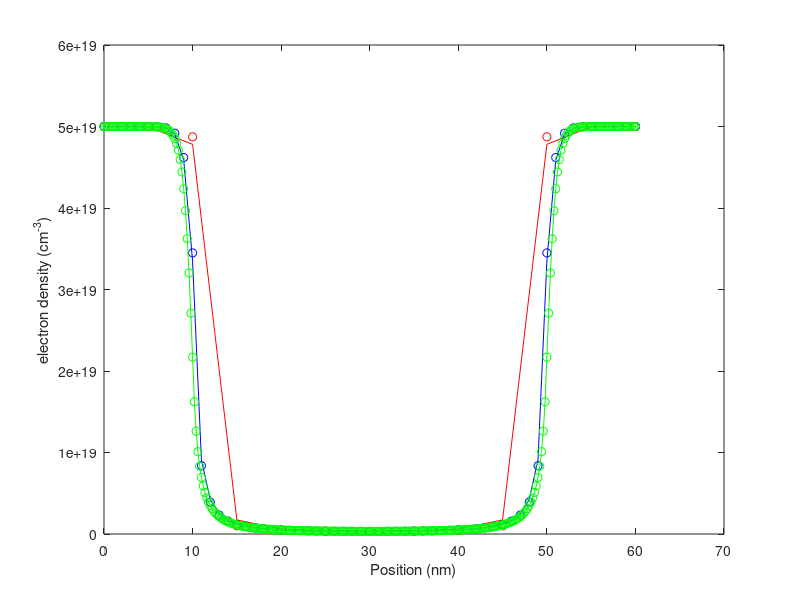

Write MATLAB code to recreate this figure.
clear;


for r = 1:3
    if r == 1 % 5nm spacing
        Deltax = 5e-9; 
        N = 13; % 60-nm-long structure 
        interface1 = 3; % At x=10 nm 
        interface2 = 11; % At x=50 nm 
        
    elseif r == 2 % 1nm spacing
        Deltax = 1e-9; % 1 nm spacing 
        N = 61; % 60-nm-long structure 
        interface1 = 11; % At x=10 nm 
        interface2 = 51; % At x=50 nm 
        
    else % 0.2nm spacing
        Deltax = 0.2e-9; % 0.2 nm spacing 
        N = 301; % 60-nm-long structure
        interface1 = 51; % At x=10 nm 
        interface2 = 251; % At x=50 nm 
    end
    
    q = 1.602192e-19; % Elementary charge, C
    eps0 = 8.854187817e-12; % Vacuum permittivity, F/m
    k_B = 1.380662e-23; % Boltzmann constant, J/K
    T = 300.0; % Temperature, K
    thermal = k_B*T/q; % Thermal voltage, V
    x = Deltax*transpose([0:N-1]); % real space, m
    eps_si = 11.7; eps_ox = 3.9; % Relative permittivity
    Ndon = 2e23*ones(N,1); % 2e17 /cm^3
    Ndon(1:interface1,1) = 5e25; % 5e19 /cm^3
    Ndon(interface2:N,1) = 5e25; % 5e19 /cm^3
    ni = 1.075e16; % 1.075e10 /cm^3
    coef = Deltax*Deltax*q/eps0;
    
    
    
    
    phi = zeros(N,1);
    phi(:,1) = thermal*log(Ndon(:,1)/ni);
    for newton=1:10
        res = zeros(N,1);
        Jaco = sparse(N,N);
        res(1,1) = phi(1,1) - thermal*log(Ndon(1,1)/ni);
        Jaco(1,1) = 1.0;
        for ii=2:N-1
            res(ii,1) = eps_si*(phi(ii+1,1)-2*phi(ii,1)+phi(ii-1,1));
            Jaco(ii,ii-1) = eps_si;
            Jaco(ii,ii ) = -2*eps_si;
            Jaco(ii,ii+1) = eps_si;
        end
        res(N,1) = phi(N,1) - thermal*log(Ndon(N,1)/ni);
        Jaco(N,N) = 1.0;
        for ii=2:N-1
            res(ii,1) = res(ii,1) - coef*(-Ndon(ii,1)+ni*exp(phi(ii,1)/thermal));
            Jaco(ii,ii) = Jaco(ii,ii) - coef*ni*exp(phi(ii,1)/thermal)/thermal;
        end
        update = Jaco \ (-res);
        phi = phi + update;
        norm(update,inf)
    end
    
    elec = zeros(N,1);    
    elec = ni*exp(phi/thermal);
    
    if r == 1
        plot(x*1e9,elec/1e6,'r');
        hold on;
    elseif r == 2
        plot(x*1e9,elec/1e6,'b');
        hold on;
    else
        plot(x*1e9,elec/1e6,'g');
        hold on;
    end
    
    %%% continuity equation  %%%
    elec = zeros(N,1);
    res_elec = zeros(N,1);
    Jaco_elec = sparse(N,N);
    
    res_elec(1,1) = elec(1,1) - Ndon(1,1);
    Jaco_elec(1,:) = 0.0;
    Jaco_elec(1,1) = 1.0;
    
    for ii=2:N-1
        res_elec(ii,1) = [0.5*(elec(ii+1,1)+elec(ii,1)) * (phi(ii+1,1)-phi(ii,1))/Deltax - thermal * (elec(ii+1,1)-elec(ii,1))/Deltax] - [0.5*(elec(ii,1)+elec(ii-1,1)) * (phi(ii,1)-phi(ii-1,1))/Deltax - thermal * (elec(ii,1)-elec(ii-1,1))/Deltax];
        Jaco_elec(ii,ii+1) = 0.5* (phi(ii+1,1)-phi(ii,1))/Deltax - thermal / Deltax;
        Jaco_elec(ii,ii ) = 0.5* (phi(ii+1,1)-phi(ii,1))/Deltax + thermal / Deltax - 0.5* (phi(ii,1)-phi(ii-1,1))/Deltax + thermal / Deltax;
        Jaco_elec(ii,ii-1) = - 0.5* (phi(ii,1)-phi(ii-1,1))/Deltax - thermal / Deltax;
    end
    
    
    res_elec(N,1) = elec(N,1) - Ndon(N,1);
    Jaco_elec(N,:) = 0.0;
    Jaco_elec(N,N) = 1.0;
    
    update_elec = Jaco_elec \ (-res_elec);
    elec = elec + update_elec;
    
    
    
    for newton=1:10
        res = zeros(2*N,1);
        Jaco = sparse(2*N,2*N);
        
        %%% Poisson %%%
        res(1,1) = phi(1,1) - thermal*log(Ndon(1,1)/ni);
        Jaco(1,1) = 1.0;
        
        for ii=2:N-1
            res(2*ii-1,1) = eps_si*(phi(ii+1,1)-2*phi(ii,1)+phi(ii-1,1)) + coef*(Ndon(ii,1)-elec(ii,1));
            Jaco(2*ii-1,2*ii+1) = eps_si;
            Jaco(2*ii-1,2*ii-1) = -2*eps_si;
            Jaco(2*ii-1,2*ii-3) = eps_si;
            Jaco(2*ii-1,2*ii ) = -coef;
        end
        res(2*N-1,1) = phi(N,1) - thermal*log(Ndon(N,1)/ni);
        Jaco(2*N-1,2*N-1) = 1.0;
        
        %%% Continuity %%%
        for ii=2:N-1 % edge-wise construction
            res(2*ii,1) = [0.5*(elec(ii+1,1)+elec(ii,1)) * (phi(ii+1,1)-phi(ii,1))/Deltax - thermal * (elec(ii+1,1)-elec(ii,1))/Deltax] - [0.5*(elec(ii,1)+elec(ii-1,1)) * (phi(ii,1)-phi(ii-1,1))/Deltax - thermal * (elec(ii,1)-elec(ii-1,1))/Deltax];
            Jaco(2*ii,2*ii+2) = 0.5* (phi(ii+1,1)-phi(ii,1))/Deltax - thermal / Deltax;
            Jaco(2*ii,2*ii ) = 0.5* (phi(ii+1,1)-phi(ii,1))/Deltax + thermal / Deltax - 0.5* (phi(ii,1)-phi(ii-1,1))/Deltax + thermal / Deltax;
            Jaco(2*ii,2*ii-2) = - 0.5* (phi(ii,1)-phi(ii-1,1))/Deltax - thermal / Deltax;
            Jaco(2*ii,2*ii+1) = [0.5*(elec(ii+1,1)+elec(ii,1)) /Deltax];
            Jaco(2*ii,2*ii-1) = [ - 0.5*(elec(ii+1,1)+elec(ii,1))/Deltax] - [0.5*(elec(ii,1)+elec(ii-1,1)) /Deltax];
            Jaco(2*ii,2*ii-3) = [0.5*(elec(ii,1)+elec(ii-1,1)) /Deltax];
            
            
        end
        
        res(2,1) = elec(1,1) - Ndon(1,1);
        Jaco(2,:) = 0.0;
        Jaco(2,2) = 1.0;
        res(2*N,1) = elec(N,1) - Ndon(N,1);
        Jaco(2*N,:) = 0.0;
        Jaco(2*N,2*N) = 1.0;
        
        Cvector = zeros(2*N,1);
        Cvector(1:2:2*N-1,1) = thermal;
        Cvector(2:2:2*N ,1) = max(abs(Ndon));
        Cmatrix = spdiags(Cvector,0,2*N,2*N);
        Jaco_scaled = Jaco * Cmatrix;
        Rvector = 1./sum(abs(Jaco_scaled),2);
        Rmatrix = spdiags(Rvector,0,2*N,2*N);
        Jaco_scaled = Rmatrix * Jaco_scaled;
        res_scaled = Rmatrix * res;
        update_scaled = Jaco_scaled \ (-res_scaled);
        update = Cmatrix * update_scaled;
        
        phi = phi + update(1:2:2*N-1,1);
        elec = elec + update(2:2:2*N,1);
        norm(update(1:2:2*N-1,1),inf)
    end
    
    if r == 1
        plot(x*1e9,elec/1e6,'ro');
        hold on;
    elseif r == 2
        plot(x*1e9,elec/1e6,'bo');
        hold on;
    else
        plot(x*1e9,elec/1e6,'go');
        hold on;
    end
end


xlabel('Position (nm)')
ylabel('electron density (cm^{-3})')

